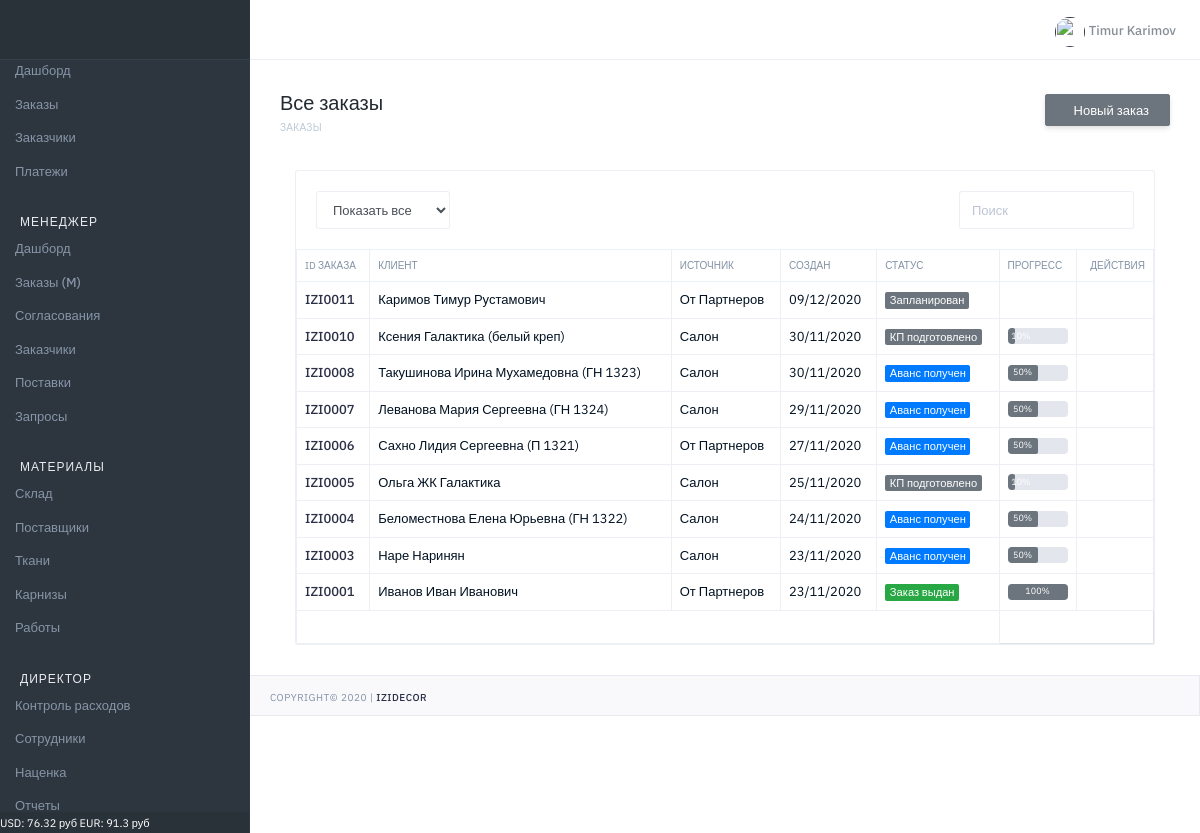
/designer/orders/ (signed in), run on the app's committed database.
### markup/models.py (models this page shows, shortened)
class MarkupCurrency(models.Model):
    name = models.CharField(verbose_name='Название', max_length=100)
    value = models.FloatField(verbose_name='Значение', default=0)

### orders/models.py (models this page shows, shortened)
class Order(models.Model):
    STATUS_V = (
        (0, 'Запланирован'),
        (1, 'КП подготовлено'),
        (2, 'КП утверждено'),
        (3, 'Договор подготовлен'),
        (4, 'Договор подписан'),
        (5, 'Аванс получен'),
        (6, 'Материалы заказаны'),
        (7, 'Материалы оплачены'),
        (8, 'Материалы отгружены'),
        (9, 'Работы заказаны'),
        (10, 'Заказ выдан'),
        (11, 'Архив'),
    )
    STATUS_CSS = (
        (0, 'secondary'),
        (1, 'secondary'),
        (2, 'secondary'),
        (3, 'info'),
        (4, 'info'),
        (5, 'primary'),
        (6, 'primary'),
        (7, 'primary'),
        (8, 'primary'),
        (9, 'primary'),
        (10, 'success'),
        (11, 'warning'),
    )
    STATUS_P = (
        (0, 0),
        (1, 10),
        (2, 20),
        (3, 30),
        (4, 40),
        (5, 50),
        (6, 60),
        (7, 70),
        (8, 80),
        (9, 90),
        (10, 100),
        (11, 0)
    )
    STATUS_V_T = (
        (0, 'Не заказаны'),
        (1, 'Заказаны'),
        (2, 'Оплачены'),
        (3, 'Отгружены'),
    )
    STATUS_V_D = (
        (0, 'Нет скидки'),
        (1, 'Не согласована'),
        (2, 'Согласована'),
        (3, 'Отказано'),
    )
    STATUS_V_D2 = (
        (0, 'Нет скидки'),
        (1, 'Ожидание согласования'),
        (2, 'Согласована'),
        (3, 'Отказано'),
        (4, 'Частичное согласование'),
    )
    number = models.CharField(verbose_name='Номер', max_length=100, blank=True, null=True, default=GetCountOrder)
    status = models.IntegerField(verbose_name='Статус', choices=STATUS_V, default=0)
    status_css = models.IntegerField(verbose_name='Статус', choices=STATUS_CSS, default=0)
    progress = models.IntegerField(verbose_name='Прогресс', choices=STATUS_P, default=0)
    textile_state = models.IntegerField(verbose_name='Состояние по текстилю', choices=STATUS_V_T, default=0)
    cornice_state = models.IntegerField(verbose_name='Состояние по карнизам', choices=STATUS_V_T, default=0)
    work_state = models.IntegerField(verbose_name='Состояние по работам', choices=STATUS_V_T, default=0)
    discount_status = models.IntegerField(verbose_name='Общий статус скидки', choices=STATUS_V_D2, default=0)
    discount_t = models.FloatField(verbose_name='Скидка к текстилю', max_length=100, blank=True, null=True, default=1)
    discount_t_s = models.IntegerField(verbose_name='Статус скидки', choices=STATUS_V_D, default=0)
    discount_c = models.FloatField(verbose_name='Скидка к карнизам', max_length=100, blank=True, null=True, default=1)
    discount_c_s = models.IntegerField(verbose_name='Статус скидки', choices=STATUS_V_D, default=0)
    discount_w = models.FloatField(verbose_name='Скидка к работам', max_length=100, blank=True, null=True, default=1)
    discount_w_s = models.IntegerField(verbose_name='Статус скидки', choices=STATUS_V_D, default=0)
    discount_view = models.IntegerField(verbose_name='Просмотр скидки', default=0)
    date_created = models.DateTimeField(verbose_name='Дата создания', auto_now_add=True, null=True)
    date_finished = models.DateField(verbose_name='Дата исполнения', blank=True, null=True)
    user = models.ForeignKey(User, on_delete=models.CASCADE, verbose_name='Пользователь', blank=True, null=True)
    user_view = models.IntegerField(verbose_name='Просмотр', default=0)
    def get_absolute_url(self):
        return reverse('main:order_view', kwargs={"id": self.pk})
    def archive(self):
        return reverse('main:order_archive', kwargs={"id": self.pk})

class Customer(models.Model):
    SOURCE_T = (
        (0, 'От Партнеров'),
        (1, 'Социальные сети'),
        (2, 'Маркетплейс'),
        (3, 'Телефон'),
        (4, 'Салон'),
    )
    order = models.ManyToManyField(Order, verbose_name='Заказ')
    name = models.CharField(verbose_name='ФИО', max_length=100)
    phone = models.CharField(verbose_name='Телефон', max_length=100, blank=True)
    email = models.CharField(verbose_name='email', max_length=100, blank=True)
    address = models.CharField(verbose_name='Адрес', max_length=300, blank=True)
    pass_series = models.CharField(verbose_name='Серия', max_length=10, blank=True)
    pass_number = models.CharField(verbose_name='Номер', max_length=10, blank=True)
    pass_date = models.CharField(verbose_name='Дата выдачи', max_length=10, blank=True)
    pass_issued = models.CharField(verbose_name='Выдан', max_length=300, blank=True)
    source_t = models.IntegerField(verbose_name='Источник', choices=SOURCE_T, default=0)
    user = models.ForeignKey(User, on_delete=models.CASCADE, verbose_name='Пользователь', blank=True, null=True)
    date_created = models.DateTimeField(verbose_name='Дата создания', auto_now_add=True, null=True)

### main/views.py (the view)
# urls.py: path('orders/', OrderView, name="orders"),
@login_required(login_url='login')
def OrderView(request):
    qs = Order.objects.all().order_by('-date_created')
    rooms = Room.objects.all()
    customer = Customer.objects.all()
    context = {
        'orders': qs,
        'room': rooms,
        'customer': customer
    }
    return render(request, 'main/orders_.html', context)

### main/template_tags/custom_tags.py (called while the page is built, shortened)
@register.filter(name='has_group')
def has_group(user, group_name):
    return user.groups.filter(name=group_name).exists()

@register.simple_tag()
def get_new_orders():
    result = Order.objects.filter(status__gte=5, user_view=0).count()
    return result

@register.simple_tag()
def get_discount():
    result = Order.objects.filter(status__lte=3, discount_status=1, discount_view=0).count()
    return result

@register.simple_tag()
def get_currency():
    usd = MarkupCurrency.objects.get(name='USD')
    eur = MarkupCurrency.objects.get(name='EUR')
    f = f'USD: {round(usd.value,2)} руб  EUR: {round(eur.value,2)} руб'
    return f

@register.simple_tag()
def get_finish_orders():
    result = Order.objects.filter(status=9).count()
    all_orders = Order.objects.filter(status=8)
    count_n = 0
    return result+count_n

### main/templates/main/orders_.html (shortened to what this page needs)
{% extends "main/base.html" %}
{% block title_h1 %}Все заказы{% endblock %}
{% block breadcrumb %}Заказы{% endblock %}
{% block breadcrumb_buttons %}
    <button onclick="location.href='{% url 'main:order_create' %}'" type="button" class="btn btn-secondary mb-2 mb-md-0 d-none d-lg-block pd-t-6-force pd-b-5-force" >
    Новый заказ</button>
{% endblock %}
{% block body_content %}
                     <div class="col-md-12 col-lg-12">
                        <div class="card mg-b-30">
                           <div class="card-body pd-0">
                              <div class="row">
                                 <div class="mg-20 form-inline wd-100p">
                                    <div class="col-sm-6">
                                       <div class="form-group">
                                          <select id="foo-filter-status" class="form-control">
                                             <option value="">Показать все</option>
                                          </select>
                                       </div>
                                    </div>
                                    <div class="col-sm-6">
                                       <div class="form-group ft-right">
                                          <input id="foo-search" type="text" placeholder="Поиск" class="form-control" autocomplete="off">
                                       </div>
                                    </div>
                                 </div>
                              </div>
                              <table id="foo-filtering" class="table table-bordered table-hover toggle-circle" data-page-size="50">
                                  <thead class="tx-10 tx-uppercase">
                                     <tr>
                                        <th>ID заказа</th>
                                        <th>Клиент</th>
                                        <th>Источник</th>
                                        <th>Создан</th>
                                        <th>Статус</th>
                                         <th>Прогресс</th>
                                        <th class="tx-right">Действия</th>
                                     </tr>
                                  </thead>
                                 <tbody>
                                    {% for q in orders %}
                                        <tr class="odd gradeX">
                                            <td><a href="{{ q.get_absolute_url}}">{{q.number}}
                                            </a></td>
                                            <td>
                                                {% for cus in customer %}
                                                    {% for ord in cus.order.all %}
                                                        {% if q.number == ord.number %}
                                                            {{cus.name}}
                                                        {% endif %}
                                                    {% endfor %}
                                                {% endfor %}
                                            </td>
                                            <td>
                                                {% for cus in customer %}
                                                    {% for ord in cus.order.all %}
                                                        {% if q.number == ord.number %}
                                                            {{cus.get_source_t_display}}
                                                        {% endif %}
                                                    {% endfor %}
                                                {% endfor %}
                                            </td>
                                            <td>{{q.date_created|date:'d/m/Y'}}</td>
                                            <td><span class="badge badge-{{q.get_status_css_display}}">{{q.get_status_display}}</span></td>
                                            <td>
                                                {% if q.get_progress_display %}
                                                    <div class="progress">
                                                        <div class="badge badge-secondary" role="progressbar" style="width: {{q.get_progress_display}}%" aria-valuenow="{{q.get_progress_display}}" aria-valuemin="0" aria-valuemax="100">{{q.get_progress_display}}%</div>
                                                    </div>
                                                {% endif %}
                                            </td>
                                            <td class="tx-right">
                                                {% if q.status == 11 %}
                                                {% else %}
                                                    {% if q.status < 5%}
                                                        <a href="{{ q.get_absolute_url}}"  title="" data-toggle="tooltip" data-original-title="Изменить"></a>
                                                    {% else %}
                                                        <a href="{{ q.get_absolute_url}}"  title="" data-toggle="tooltip" data-original-title="Посмотреть"></a>
                                                    {% endif %}
                                                {% endif %}
                                            </td>
                                        </tr>
                                    {% endfor %}
                                 </tbody>
                                 <tfoot>
                                    <tr>
                                       <td colspan="5">
                                       </td>
                                    </tr>
                                 </tfoot>
                              </table>
                           </div>
                        </div>
                     </div>
{% endblock %}

### main/templates/main/main_elements/footer.html
<div class="sidebar-footer">
   <span class="tx tx-11 tx-white">{% get_currency %}</span>
</div>

### main/templates/main/main_elements/notification.html (shortened to what this page needs)
<div class="header-right pull-right">
 <ul class="list-inline justify-content-end">
    {% if user.is_authenticated %}
       <li class="list-inline-item dropdown">
          <a  href="" role="button" data-toggle="dropdown" aria-haspopup="true" aria-expanded="false">
          <img src="/static/main/assets/images/users-face/female_icon.png" class="img-fluid wd-30 ht-30 rounded-circle" alt="">
             <span class="tx-13 tx-gray-600">{{ user.get_full_name }}</span>
          </a>
       </li>
    {% endif %}
 </ul>
</div>

### data on the page
MarkupCurrency: value.value "USD: 76.32 руб EUR: 91.3 руб"
Order: number "IZI0011", date_created "09/12/2020", status "Запланирован"
Customer: name "Каримов Тимур Рустамович", source_t "От Партнеров"
Order: number "IZI0010", date_created "30/11/2020", status "КП подготовлено", progress "10"
Customer: name "Ксения Галактика (белый креп)", source_t "Салон"
Order: number "IZI0008", date_created "30/11/2020", status "Аванс получен", progress "50"
Customer: name "Такушинова Ирина Мухамедовна (ГН 1323)", source_t "Салон"
Order: number "IZI0007", date_created "29/11/2020", status "Аванс получен", progress "50"
Customer: name "Леванова Мария Сергеевна (ГН 1324)", source_t "Салон"
Order: number "IZI0006", date_created "27/11/2020", status "Аванс получен", progress "50"
Customer: name "Сахно Лидия Сергеевна (П 1321)", source_t "От Партнеров"
Order: number "IZI0005", date_created "25/11/2020", status "КП подготовлено", progress "10"
Customer: name "Ольга ЖК Галактика", source_t "Салон"
Order: number "IZI0004", date_created "24/11/2020", status "Аванс получен", progress "50"
Customer: name "Беломестнова Елена Юрьевна (ГН 1322)", source_t "Салон"
Order: number "IZI0003", date_created "23/11/2020", status "Аванс получен", progress "50"
Customer: name "Наре Наринян", source_t "Салон"
Order: number "IZI0001", date_created "23/11/2020", status "Заказ выдан", progress "100"
Customer: name "Иванов Иван Иванович", source_t "От Партнеров"

### other printed values
{{ user.get_full_name }} "Timur Karimov"
